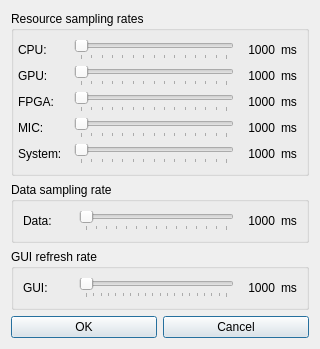
<?xml version="1.0" encoding="UTF-8"?>
<ui version="4.0">
 <class>FormSettings</class>
 <widget class="QWidget" name="FormSettings">
  <property name="geometry">
   <rect>
    <x>0</x>
    <y>0</y>
    <width>320</width>
    <height>349</height>
   </rect>
  </property>
  <property name="minimumSize">
   <size>
    <width>320</width>
    <height>240</height>
   </size>
  </property>
  <property name="windowTitle">
   <string>Settings</string>
  </property>
  <layout class="QVBoxLayout" name="verticalLayoutSettings">
   <item>
    <widget class="QGroupBox" name="groupBoxResourceSampling">
     <property name="title">
      <string>Resource sampling rates</string>
     </property>
     <layout class="QHBoxLayout" name="horizontalLayout_3">
      <property name="leftMargin">
       <number>4</number>
      </property>
      <item>
       <layout class="QVBoxLayout" name="verticalLayoutLabelWhat">
        <item>
         <widget class="QLabel" name="labelCPU">
          <property name="minimumSize">
           <size>
            <width>50</width>
            <height>0</height>
           </size>
          </property>
          <property name="text">
           <string>CPU:</string>
          </property>
         </widget>
        </item>
        <item>
         <widget class="QLabel" name="labelGPU">
          <property name="minimumSize">
           <size>
            <width>50</width>
            <height>0</height>
           </size>
          </property>
          <property name="text">
           <string>GPU:</string>
          </property>
         </widget>
        </item>
        <item>
         <widget class="QLabel" name="labelFPGA">
          <property name="minimumSize">
           <size>
            <width>50</width>
            <height>0</height>
           </size>
          </property>
          <property name="text">
           <string>FPGA:</string>
          </property>
         </widget>
        </item>
        <item>
         <widget class="QLabel" name="labelMIC">
          <property name="text">
           <string>MIC:</string>
          </property>
         </widget>
        </item>
        <item>
         <widget class="QLabel" name="labelSystem">
          <property name="minimumSize">
           <size>
            <width>50</width>
            <height>0</height>
           </size>
          </property>
          <property name="text">
           <string>System:</string>
          </property>
         </widget>
        </item>
       </layout>
      </item>
      <item>
       <layout class="QVBoxLayout" name="verticalLayoutLabelValues">
        <item>
         <widget class="QSlider" name="horizontalSliderCPU">
          <property name="minimum">
           <number>1</number>
          </property>
          <property name="maximum">
           <number>15</number>
          </property>
          <property name="singleStep">
           <number>1</number>
          </property>
          <property name="pageStep">
           <number>1</number>
          </property>
          <property name="value">
           <number>1</number>
          </property>
          <property name="tracking">
           <bool>true</bool>
          </property>
          <property name="orientation">
           <enum>Qt::Horizontal</enum>
          </property>
          <property name="tickPosition">
           <enum>QSlider::TicksBelow</enum>
          </property>
          <property name="tickInterval">
           <number>1</number>
          </property>
         </widget>
        </item>
        <item>
         <widget class="QSlider" name="horizontalSliderGPU">
          <property name="minimum">
           <number>1</number>
          </property>
          <property name="maximum">
           <number>15</number>
          </property>
          <property name="singleStep">
           <number>1</number>
          </property>
          <property name="pageStep">
           <number>1</number>
          </property>
          <property name="value">
           <number>1</number>
          </property>
          <property name="orientation">
           <enum>Qt::Horizontal</enum>
          </property>
          <property name="tickPosition">
           <enum>QSlider::TicksBelow</enum>
          </property>
         </widget>
        </item>
        <item>
         <widget class="QSlider" name="horizontalSliderFPGA">
          <property name="minimum">
           <number>1</number>
          </property>
          <property name="maximum">
           <number>15</number>
          </property>
          <property name="singleStep">
           <number>1</number>
          </property>
          <property name="pageStep">
           <number>1</number>
          </property>
          <property name="value">
           <number>1</number>
          </property>
          <property name="orientation">
           <enum>Qt::Horizontal</enum>
          </property>
          <property name="tickPosition">
           <enum>QSlider::TicksBelow</enum>
          </property>
         </widget>
        </item>
        <item>
         <widget class="QSlider" name="horizontalSliderMIC">
          <property name="minimum">
           <number>1</number>
          </property>
          <property name="maximum">
           <number>15</number>
          </property>
          <property name="pageStep">
           <number>1</number>
          </property>
          <property name="orientation">
           <enum>Qt::Horizontal</enum>
          </property>
          <property name="tickPosition">
           <enum>QSlider::TicksBelow</enum>
          </property>
         </widget>
        </item>
        <item>
         <widget class="QSlider" name="horizontalSliderSystem">
          <property name="minimum">
           <number>1</number>
          </property>
          <property name="maximum">
           <number>15</number>
          </property>
          <property name="singleStep">
           <number>1</number>
          </property>
          <property name="pageStep">
           <number>1</number>
          </property>
          <property name="value">
           <number>1</number>
          </property>
          <property name="orientation">
           <enum>Qt::Horizontal</enum>
          </property>
          <property name="tickPosition">
           <enum>QSlider::TicksBelow</enum>
          </property>
          <property name="tickInterval">
           <number>1</number>
          </property>
         </widget>
        </item>
       </layout>
      </item>
      <item>
       <layout class="QVBoxLayout" name="verticalLayoutSliders">
        <item>
         <widget class="QLabel" name="labelSamplingCPUCurrent">
          <property name="minimumSize">
           <size>
            <width>35</width>
            <height>0</height>
           </size>
          </property>
          <property name="text">
           <string>1000</string>
          </property>
          <property name="textFormat">
           <enum>Qt::AutoText</enum>
          </property>
          <property name="alignment">
           <set>Qt::AlignRight|Qt::AlignTrailing|Qt::AlignVCenter</set>
          </property>
         </widget>
        </item>
        <item>
         <widget class="QLabel" name="labelSamplingGPUCurrent">
          <property name="minimumSize">
           <size>
            <width>35</width>
            <height>0</height>
           </size>
          </property>
          <property name="text">
           <string>1000</string>
          </property>
          <property name="alignment">
           <set>Qt::AlignRight|Qt::AlignTrailing|Qt::AlignVCenter</set>
          </property>
         </widget>
        </item>
        <item>
         <widget class="QLabel" name="labelSamplingFPGACurrent">
          <property name="minimumSize">
           <size>
            <width>35</width>
            <height>0</height>
           </size>
          </property>
          <property name="text">
           <string>1000</string>
          </property>
          <property name="alignment">
           <set>Qt::AlignRight|Qt::AlignTrailing|Qt::AlignVCenter</set>
          </property>
         </widget>
        </item>
        <item>
         <widget class="QLabel" name="labelSamplingMICCurrent">
          <property name="minimumSize">
           <size>
            <width>35</width>
            <height>0</height>
           </size>
          </property>
          <property name="text">
           <string>1000</string>
          </property>
          <property name="alignment">
           <set>Qt::AlignRight|Qt::AlignTrailing|Qt::AlignVCenter</set>
          </property>
         </widget>
        </item>
        <item>
         <widget class="QLabel" name="labelSamplingSystemCurrent">
          <property name="minimumSize">
           <size>
            <width>35</width>
            <height>0</height>
           </size>
          </property>
          <property name="text">
           <string>1000</string>
          </property>
          <property name="textFormat">
           <enum>Qt::LogText</enum>
          </property>
          <property name="alignment">
           <set>Qt::AlignRight|Qt::AlignTrailing|Qt::AlignVCenter</set>
          </property>
         </widget>
        </item>
       </layout>
      </item>
      <item>
       <layout class="QVBoxLayout" name="verticalLayout">
        <property name="leftMargin">
         <number>0</number>
        </property>
        <item>
         <widget class="QLabel" name="labelCPUMs">
          <property name="text">
           <string>ms</string>
          </property>
         </widget>
        </item>
        <item>
         <widget class="QLabel" name="labelGPUMs">
          <property name="text">
           <string>ms</string>
          </property>
         </widget>
        </item>
        <item>
         <widget class="QLabel" name="labelFPGAMs">
          <property name="text">
           <string>ms</string>
          </property>
         </widget>
        </item>
        <item>
         <widget class="QLabel" name="labelMICMs">
          <property name="text">
           <string>ms</string>
          </property>
         </widget>
        </item>
        <item>
         <widget class="QLabel" name="labelSystemMs">
          <property name="text">
           <string>ms</string>
          </property>
         </widget>
        </item>
       </layout>
      </item>
     </layout>
    </widget>
   </item>
   <item>
    <widget class="QGroupBox" name="groupBoxDataSampling">
     <property name="title">
      <string>Data sampling rate</string>
     </property>
     <layout class="QHBoxLayout" name="horizontalLayoutData">
      <property name="spacing">
       <number>6</number>
      </property>
      <property name="sizeConstraint">
       <enum>QLayout::SetDefaultConstraint</enum>
      </property>
      <item>
       <widget class="QLabel" name="labelData">
        <property name="minimumSize">
         <size>
          <width>50</width>
          <height>0</height>
         </size>
        </property>
        <property name="text">
         <string>Data:</string>
        </property>
       </widget>
      </item>
      <item>
       <widget class="QSlider" name="horizontalSliderData">
        <property name="minimum">
         <number>1</number>
        </property>
        <property name="maximum">
         <number>15</number>
        </property>
        <property name="pageStep">
         <number>1</number>
        </property>
        <property name="orientation">
         <enum>Qt::Horizontal</enum>
        </property>
        <property name="tickPosition">
         <enum>QSlider::TicksBelow</enum>
        </property>
        <property name="tickInterval">
         <number>1</number>
        </property>
       </widget>
      </item>
      <item>
       <widget class="QLabel" name="labelSamplingDataCurrent">
        <property name="minimumSize">
         <size>
          <width>35</width>
          <height>0</height>
         </size>
        </property>
        <property name="text">
         <string>1000</string>
        </property>
        <property name="alignment">
         <set>Qt::AlignRight|Qt::AlignTrailing|Qt::AlignVCenter</set>
        </property>
       </widget>
      </item>
      <item>
       <widget class="QLabel" name="labelDataMs">
        <property name="text">
         <string>ms</string>
        </property>
       </widget>
      </item>
     </layout>
    </widget>
   </item>
   <item>
    <widget class="QGroupBox" name="groupBoxGUIRefresh">
     <property name="title">
      <string>GUI refresh rate</string>
     </property>
     <layout class="QHBoxLayout" name="horizontalLayoutGUI">
      <item>
       <widget class="QLabel" name="labelGUI">
        <property name="minimumSize">
         <size>
          <width>50</width>
          <height>0</height>
         </size>
        </property>
        <property name="text">
         <string>GUI:</string>
        </property>
       </widget>
      </item>
      <item>
       <widget class="QSlider" name="horizontalSliderGUI">
        <property name="minimum">
         <number>1</number>
        </property>
        <property name="maximum">
         <number>20</number>
        </property>
        <property name="pageStep">
         <number>1</number>
        </property>
        <property name="orientation">
         <enum>Qt::Horizontal</enum>
        </property>
        <property name="tickPosition">
         <enum>QSlider::TicksBelow</enum>
        </property>
        <property name="tickInterval">
         <number>1</number>
        </property>
       </widget>
      </item>
      <item>
       <widget class="QLabel" name="labelRefreshGUICurrent">
        <property name="minimumSize">
         <size>
          <width>35</width>
          <height>0</height>
         </size>
        </property>
        <property name="text">
         <string>1000</string>
        </property>
        <property name="alignment">
         <set>Qt::AlignRight|Qt::AlignTrailing|Qt::AlignVCenter</set>
        </property>
       </widget>
      </item>
      <item>
       <widget class="QLabel" name="labelGUIMs">
        <property name="text">
         <string>ms</string>
        </property>
       </widget>
      </item>
     </layout>
    </widget>
   </item>
   <item>
    <spacer name="verticalSpacer">
     <property name="orientation">
      <enum>Qt::Vertical</enum>
     </property>
     <property name="sizeHint" stdset="0">
      <size>
       <width>20</width>
       <height>40</height>
      </size>
     </property>
    </spacer>
   </item>
   <item>
    <layout class="QHBoxLayout" name="horizontalLayoutButtons">
     <item>
      <widget class="QPushButton" name="pushButtonOK">
       <property name="text">
        <string>OK</string>
       </property>
       <property name="autoDefault">
        <bool>false</bool>
       </property>
       <property name="default">
        <bool>true</bool>
       </property>
      </widget>
     </item>
     <item>
      <widget class="QPushButton" name="pushButtonCancel">
       <property name="text">
        <string>Cancel</string>
       </property>
       <property name="default">
        <bool>true</bool>
       </property>
      </widget>
     </item>
    </layout>
   </item>
  </layout>
 </widget>
 <tabstops>
  <tabstop>pushButtonOK</tabstop>
  <tabstop>pushButtonCancel</tabstop>
  <tabstop>horizontalSliderCPU</tabstop>
  <tabstop>horizontalSliderGPU</tabstop>
  <tabstop>horizontalSliderFPGA</tabstop>
  <tabstop>horizontalSliderSystem</tabstop>
  <tabstop>horizontalSliderData</tabstop>
  <tabstop>horizontalSliderGUI</tabstop>
 </tabstops>
 <resources/>
 <connections/>
</ui>
